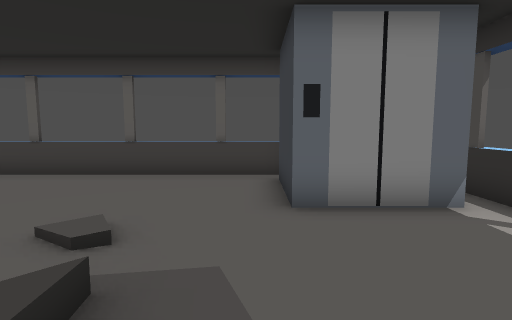
[1] (above)

12 first-person views from a walk through a level from a Godot 3-D game. The camera is 1.3 m above the floor, tilts 6° down and sees 80° across. The floor is counted in squares, 1 m on a side. Each view is taken from the middle of a square. On the plan, view 1 faces up. The plan holds only what a view shows up to about 14 squares ahead; the rest is blank. The place goes on beyond the plan.

[2]
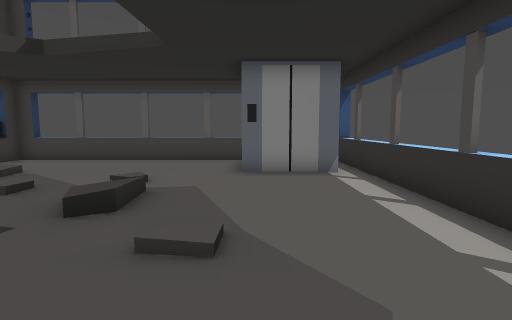

[3]
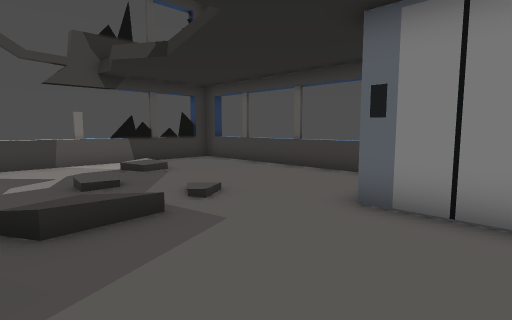

[4]
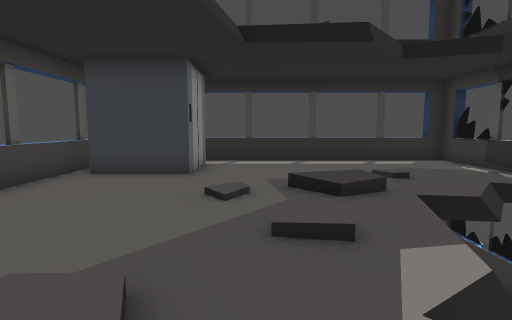

[5]
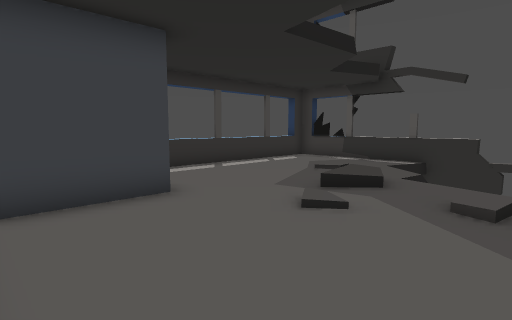

[6]
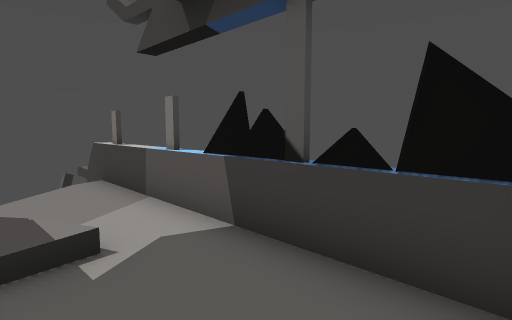

[7]
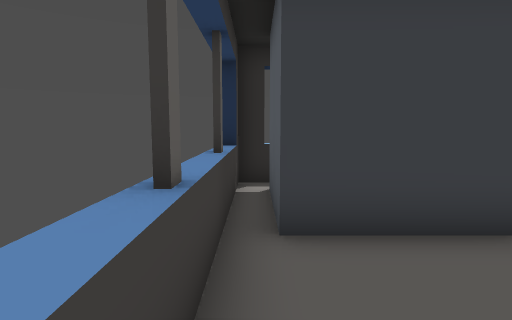

[8]
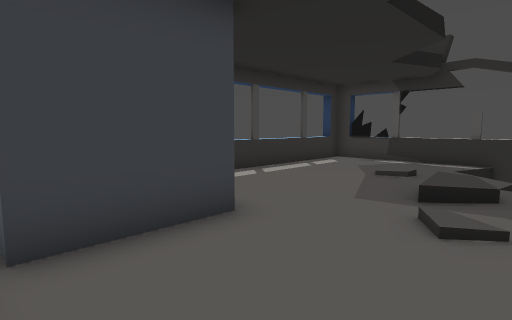

[9]
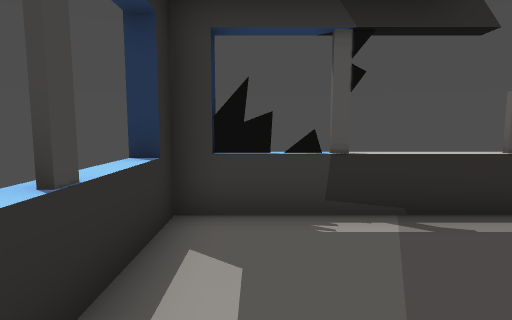

[10]
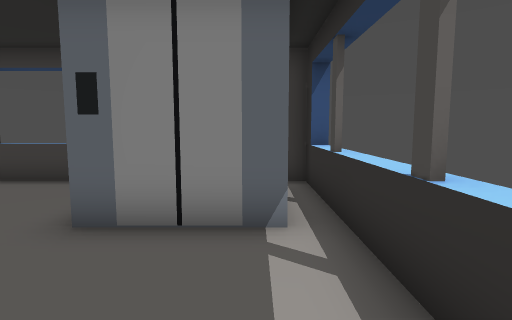

[11]
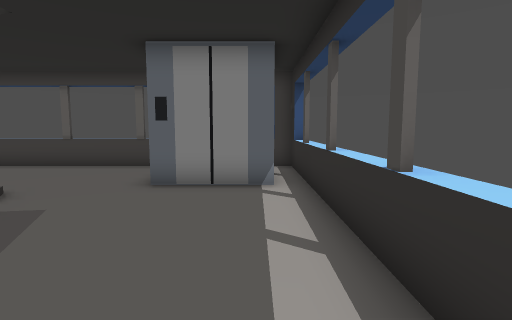

[12]
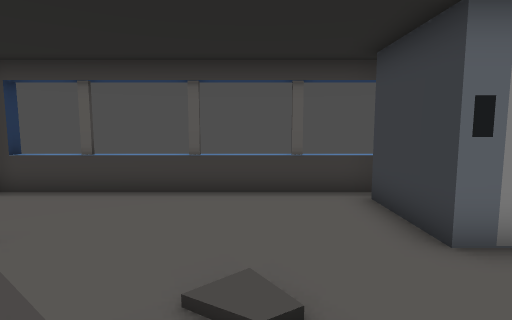

### Floor plan
Key: @ floor where view 1 was taken; # wall or solid block; . floor; / step, stairs or slope; = window, fence, low wall or low ledge; ^ raised ledge; v drop or lower ground.
Columns run from 9 left of view 1 to 5 right of it. Each row starts with its distance up from view 1.
  9 ##^^^^^^#^^^^#
  8 #............##
  7 ^.........###^#
  6 #.........###^#
  5 #../......###^
  4 ^.//.../.....^#
  3 ^....../.....^#
  2 ^...././.....^
  1 ^.vv...//....^#
  0 ^v   vv/.@...^#
 -1 =     v......^
 -2 v      v.....##
 -3 v       v....^
 -4      vvv.....##
 -5      v^^#^^###

Where each view was taken, in squares from view 1:
view 1: 0 up, 0 right, facing up
view 2: 4 down, 1 right, facing up
view 3: 0 up, 3 right, facing up-left
view 4: 3 up, 8 left, facing right
view 5: 8 up, 5 left, facing down-right
view 6: 8 up, 6 left, facing down-left
view 7: 8 up, 3 left, facing right
view 8: 8 up, 3 left, facing down-right
view 9: 0 up, 3 right, facing down
view 10: 1 up, 3 right, facing up
view 11: 2 down, 3 right, facing up
view 12: 1 up, 2 left, facing up
